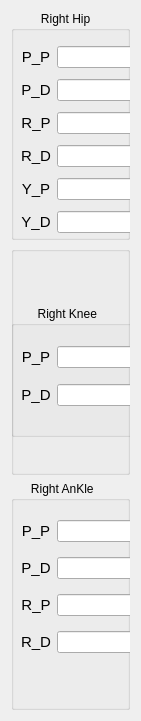
             <widget class="QWidget" name="layoutWidget">
              <property name="geometry">
               <rect>
                <x>10</x>
                <y>10</y>
                <width>141</width>
                <height>721</height>
               </rect>
              </property>
              <layout class="QVBoxLayout" name="verticalLayout">
               <item>
                <widget class="QGroupBox" name="groupBox_9">
                 <property name="title">
                  <string>         Right Hip</string>
                 </property>
                 <widget class="QWidget" name="gridLayoutWidget_8">
                  <property name="geometry">
                   <rect>
                    <x>10</x>
                    <y>30</y>
                    <width>121</width>
                    <height>201</height>
                   </rect>
                  </property>
                  <layout class="QGridLayout" name="gridLayout_8">
                   <item row="4" column="1">
                    <widget class="QLineEdit" name="joint_r_leg_hip_y_p_gain"/>
                   </item>
                   <item row="0" column="0">
                    <widget class="QLabel" name="label_139">
                     <property name="font">
                      <font>
                       <family>Ubuntu</family>
                       <pointsize>24</pointsize>
                       <weight>50</weight>
                       <bold>false</bold>
                      </font>
                     </property>
                     <property name="frameShape">
                      <enum>QFrame::NoFrame</enum>
                     </property>
                     <property name="text">
                      <string>&lt;!DOCTYPE HTML PUBLIC &quot;-//W3C//DTD HTML 4.0//EN&quot; &quot;http://www.w3.org/TR/REC-html40/strict.dtd&quot;&gt;
&lt;html&gt;&lt;head&gt;&lt;meta name=&quot;qrichtext&quot; content=&quot;1&quot; /&gt;&lt;style type=&quot;text/css&quot;&gt;
p, li { white-space: pre-wrap; }
&lt;/style&gt;&lt;/head&gt;&lt;body style=&quot; font-family:'Ubuntu'; font-size:24pt; font-weight:400; font-style:normal;&quot;&gt;
&lt;p align=&quot;center&quot; style=&quot; margin-top:12px; margin-bottom:12px; margin-left:0px; margin-right:0px; -qt-block-indent:0; text-indent:0px;&quot;&gt;&lt;span style=&quot; font-size:11pt;&quot;&gt;P_P&lt;/span&gt;&lt;/p&gt;&lt;/body&gt;&lt;/html&gt;</string>
                     </property>
                     <property name="textFormat">
                      <enum>Qt::AutoText</enum>
                     </property>
                     <property name="margin">
                      <number>0</number>
                     </property>
                    </widget>
                   </item>
                   <item row="1" column="0">
                    <widget class="QLabel" name="label_141">
                     <property name="font">
                      <font>
                       <family>Ubuntu</family>
                       <pointsize>24</pointsize>
                       <weight>50</weight>
                       <bold>false</bold>
                      </font>
                     </property>
                     <property name="frameShape">
                      <enum>QFrame::NoFrame</enum>
                     </property>
                     <property name="text">
                      <string>&lt;!DOCTYPE HTML PUBLIC &quot;-//W3C//DTD HTML 4.0//EN&quot; &quot;http://www.w3.org/TR/REC-html40/strict.dtd&quot;&gt;
&lt;html&gt;&lt;head&gt;&lt;meta name=&quot;qrichtext&quot; content=&quot;1&quot; /&gt;&lt;style type=&quot;text/css&quot;&gt;
p, li { white-space: pre-wrap; }
&lt;/style&gt;&lt;/head&gt;&lt;body style=&quot; font-family:'Ubuntu'; font-size:24pt; font-weight:400; font-style:normal;&quot;&gt;
&lt;p align=&quot;center&quot; style=&quot; margin-top:12px; margin-bottom:12px; margin-left:0px; margin-right:0px; -qt-block-indent:0; text-indent:0px;&quot;&gt;&lt;span style=&quot; font-size:11pt;&quot;&gt;P_D&lt;/span&gt;&lt;/p&gt;&lt;/body&gt;&lt;/html&gt;</string>
                     </property>
                     <property name="textFormat">
                      <enum>Qt::AutoText</enum>
                     </property>
                     <property name="margin">
                      <number>0</number>
                     </property>
                    </widget>
                   </item>
                   <item row="2" column="0">
                    <widget class="QLabel" name="label_142">
                     <property name="font">
                      <font>
                       <family>Ubuntu</family>
                       <pointsize>24</pointsize>
                       <weight>50</weight>
                       <bold>false</bold>
                      </font>
                     </property>
                     <property name="frameShape">
                      <enum>QFrame::NoFrame</enum>
                     </property>
                     <property name="text">
                      <string>&lt;!DOCTYPE HTML PUBLIC &quot;-//W3C//DTD HTML 4.0//EN&quot; &quot;http://www.w3.org/TR/REC-html40/strict.dtd&quot;&gt;
&lt;html&gt;&lt;head&gt;&lt;meta name=&quot;qrichtext&quot; content=&quot;1&quot; /&gt;&lt;style type=&quot;text/css&quot;&gt;
p, li { white-space: pre-wrap; }
&lt;/style&gt;&lt;/head&gt;&lt;body style=&quot; font-family:'Ubuntu'; font-size:24pt; font-weight:400; font-style:normal;&quot;&gt;
&lt;p align=&quot;center&quot; style=&quot; margin-top:12px; margin-bottom:12px; margin-left:0px; margin-right:0px; -qt-block-indent:0; text-indent:0px;&quot;&gt;&lt;span style=&quot; font-size:11pt;&quot;&gt;R_P&lt;/span&gt;&lt;/p&gt;&lt;/body&gt;&lt;/html&gt;</string>
                     </property>
                     <property name="textFormat">
                      <enum>Qt::AutoText</enum>
                     </property>
                     <property name="margin">
                      <number>0</number>
                     </property>
                    </widget>
                   </item>
                   <item row="3" column="0">
                    <widget class="QLabel" name="label_143">
                     <property name="font">
                      <font>
                       <family>Ubuntu</family>
                       <pointsize>24</pointsize>
                       <weight>50</weight>
                       <bold>false</bold>
                      </font>
                     </property>
                     <property name="frameShape">
                      <enum>QFrame::NoFrame</enum>
                     </property>
                     <property name="text">
                      <string>&lt;!DOCTYPE HTML PUBLIC &quot;-//W3C//DTD HTML 4.0//EN&quot; &quot;http://www.w3.org/TR/REC-html40/strict.dtd&quot;&gt;
&lt;html&gt;&lt;head&gt;&lt;meta name=&quot;qrichtext&quot; content=&quot;1&quot; /&gt;&lt;style type=&quot;text/css&quot;&gt;
p, li { white-space: pre-wrap; }
&lt;/style&gt;&lt;/head&gt;&lt;body style=&quot; font-family:'Ubuntu'; font-size:24pt; font-weight:400; font-style:normal;&quot;&gt;
&lt;p align=&quot;center&quot; style=&quot; margin-top:12px; margin-bottom:12px; margin-left:0px; margin-right:0px; -qt-block-indent:0; text-indent:0px;&quot;&gt;&lt;span style=&quot; font-size:11pt;&quot;&gt;R_D&lt;/span&gt;&lt;/p&gt;&lt;/body&gt;&lt;/html&gt;</string>
                     </property>
                     <property name="textFormat">
                      <enum>Qt::AutoText</enum>
                     </property>
                     <property name="margin">
                      <number>0</number>
                     </property>
                    </widget>
                   </item>
                   <item row="0" column="1">
                    <widget class="QLineEdit" name="joint_r_leg_hip_p_p_gain"/>
                   </item>
                   <item row="1" column="1">
                    <widget class="QLineEdit" name="joint_r_leg_hip_p_d_gain"/>
                   </item>
                   <item row="2" column="1">
                    <widget class="QLineEdit" name="joint_r_leg_hip_r_p_gain"/>
                   </item>
                   <item row="3" column="1">
                    <widget class="QLineEdit" name="joint_r_leg_hip_r_d_gain"/>
                   </item>
                   <item row="4" column="0">
                    <widget class="QLabel" name="label_144">
                     <property name="font">
                      <font>
                       <family>Ubuntu</family>
                       <pointsize>24</pointsize>
                       <weight>50</weight>
                       <bold>false</bold>
                      </font>
                     </property>
                     <property name="frameShape">
                      <enum>QFrame::NoFrame</enum>
                     </property>
                     <property name="text">
                      <string>&lt;!DOCTYPE HTML PUBLIC &quot;-//W3C//DTD HTML 4.0//EN&quot; &quot;http://www.w3.org/TR/REC-html40/strict.dtd&quot;&gt;
&lt;html&gt;&lt;head&gt;&lt;meta name=&quot;qrichtext&quot; content=&quot;1&quot; /&gt;&lt;style type=&quot;text/css&quot;&gt;
p, li { white-space: pre-wrap; }
&lt;/style&gt;&lt;/head&gt;&lt;body style=&quot; font-family:'Ubuntu'; font-size:24pt; font-weight:400; font-style:normal;&quot;&gt;
&lt;p align=&quot;center&quot; style=&quot; margin-top:12px; margin-bottom:12px; margin-left:0px; margin-right:0px; -qt-block-indent:0; text-indent:0px;&quot;&gt;&lt;span style=&quot; font-size:11pt;&quot;&gt;Y_P&lt;/span&gt;&lt;/p&gt;&lt;/body&gt;&lt;/html&gt;</string>
                     </property>
                     <property name="textFormat">
                      <enum>Qt::AutoText</enum>
                     </property>
                     <property name="margin">
                      <number>0</number>
                     </property>
                    </widget>
                   </item>
                   <item row="5" column="0">
                    <widget class="QLabel" name="label_145">
                     <property name="font">
                      <font>
                       <family>Ubuntu</family>
                       <pointsize>24</pointsize>
                       <weight>50</weight>
                       <bold>false</bold>
                      </font>
                     </property>
                     <property name="frameShape">
                      <enum>QFrame::NoFrame</enum>
                     </property>
                     <property name="text">
                      <string>&lt;!DOCTYPE HTML PUBLIC &quot;-//W3C//DTD HTML 4.0//EN&quot; &quot;http://www.w3.org/TR/REC-html40/strict.dtd&quot;&gt;
&lt;html&gt;&lt;head&gt;&lt;meta name=&quot;qrichtext&quot; content=&quot;1&quot; /&gt;&lt;style type=&quot;text/css&quot;&gt;
p, li { white-space: pre-wrap; }
&lt;/style&gt;&lt;/head&gt;&lt;body style=&quot; font-family:'Ubuntu'; font-size:24pt; font-weight:400; font-style:normal;&quot;&gt;
&lt;p align=&quot;center&quot; style=&quot; margin-top:12px; margin-bottom:12px; margin-left:0px; margin-right:0px; -qt-block-indent:0; text-indent:0px;&quot;&gt;&lt;span style=&quot; font-size:11pt;&quot;&gt;Y_D&lt;/span&gt;&lt;/p&gt;&lt;/body&gt;&lt;/html&gt;</string>
                     </property>
                     <property name="textFormat">
                      <enum>Qt::AutoText</enum>
                     </property>
                     <property name="margin">
                      <number>0</number>
                     </property>
                    </widget>
                   </item>
                   <item row="5" column="1">
                    <widget class="QLineEdit" name="joint_r_leg_hip_y_d_gain"/>
                   </item>
                  </layout>
                 </widget>
                </widget>
               </item>
               <item>
                <widget class="QGroupBox" name="groupBox_11">
                 <property name="title">
                  <string/>
                 </property>
                 <widget class="QGroupBox" name="groupBox_15">
                  <property name="geometry">
                   <rect>
                    <x>0</x>
                    <y>60</y>
                    <width>141</width>
                    <height>131</height>
                   </rect>
                  </property>
                  <property name="title">
                   <string>        Right Knee</string>
                  </property>
                  <widget class="QWidget" name="gridLayoutWidget_12">
                   <property name="geometry">
                    <rect>
                     <x>10</x>
                     <y>30</y>
                     <width>121</width>
                     <height>81</height>
                    </rect>
                   </property>
                   <layout class="QGridLayout" name="gridLayout_12">
                    <item row="1" column="0">
                     <widget class="QLabel" name="label_162">
                      <property name="font">
                       <font>
                        <family>Ubuntu</family>
                        <pointsize>24</pointsize>
                        <weight>50</weight>
                        <bold>false</bold>
                       </font>
                      </property>
                      <property name="frameShape">
                       <enum>QFrame::NoFrame</enum>
                      </property>
                      <property name="text">
                       <string>&lt;!DOCTYPE HTML PUBLIC &quot;-//W3C//DTD HTML 4.0//EN&quot; &quot;http://www.w3.org/TR/REC-html40/strict.dtd&quot;&gt;
&lt;html&gt;&lt;head&gt;&lt;meta name=&quot;qrichtext&quot; content=&quot;1&quot; /&gt;&lt;style type=&quot;text/css&quot;&gt;
p, li { white-space: pre-wrap; }
&lt;/style&gt;&lt;/head&gt;&lt;body style=&quot; font-family:'Ubuntu'; font-size:24pt; font-weight:400; font-style:normal;&quot;&gt;
&lt;p align=&quot;center&quot; style=&quot; margin-top:12px; margin-bottom:12px; margin-left:0px; margin-right:0px; -qt-block-indent:0; text-indent:0px;&quot;&gt;&lt;span style=&quot; font-size:11pt;&quot;&gt;P_D&lt;/span&gt;&lt;/p&gt;&lt;/body&gt;&lt;/html&gt;</string>
                      </property>
                      <property name="textFormat">
                       <enum>Qt::AutoText</enum>
                      </property>
                      <property name="margin">
                       <number>0</number>
                      </property>
                     </widget>
                    </item>
                    <item row="1" column="1">
                     <widget class="QLineEdit" name="joint_r_leg_kn_p_d_gain"/>
                    </item>
                    <item row="0" column="0">
                     <widget class="QLabel" name="label_163">
                      <property name="font">
                       <font>
                        <family>Ubuntu</family>
                        <pointsize>24</pointsize>
                        <weight>50</weight>
                        <bold>false</bold>
                       </font>
                      </property>
                      <property name="frameShape">
                       <enum>QFrame::NoFrame</enum>
                      </property>
                      <property name="text">
                       <string>&lt;!DOCTYPE HTML PUBLIC &quot;-//W3C//DTD HTML 4.0//EN&quot; &quot;http://www.w3.org/TR/REC-html40/strict.dtd&quot;&gt;
&lt;html&gt;&lt;head&gt;&lt;meta name=&quot;qrichtext&quot; content=&quot;1&quot; /&gt;&lt;style type=&quot;text/css&quot;&gt;
p, li { white-space: pre-wrap; }
&lt;/style&gt;&lt;/head&gt;&lt;body style=&quot; font-family:'Ubuntu'; font-size:24pt; font-weight:400; font-style:normal;&quot;&gt;
&lt;p align=&quot;center&quot; style=&quot; margin-top:12px; margin-bottom:12px; margin-left:0px; margin-right:0px; -qt-block-indent:0; text-indent:0px;&quot;&gt;&lt;span style=&quot; font-size:11pt;&quot;&gt;P_P&lt;/span&gt;&lt;/p&gt;&lt;/body&gt;&lt;/html&gt;</string>
                      </property>
                      <property name="textFormat">
                       <enum>Qt::AutoText</enum>
                      </property>
                      <property name="margin">
                       <number>0</number>
                      </property>
                     </widget>
                    </item>
                    <item row="0" column="1">
                     <widget class="QLineEdit" name="joint_r_leg_kn_p_p_gain"/>
                    </item>
                   </layout>
                  </widget>
                 </widget>
                </widget>
               </item>
               <item>
                <widget class="QGroupBox" name="groupBox_13">
                 <property name="title">
                  <string>      Right AnKle</string>
                 </property>
                 <widget class="QWidget" name="gridLayoutWidget_10">
                  <property name="geometry">
                   <rect>
                    <x>10</x>
                    <y>30</y>
                    <width>121</width>
                    <height>151</height>
                   </rect>
                  </property>
                  <layout class="QGridLayout" name="gridLayout_10">
                   <item row="0" column="1">
                    <widget class="QLineEdit" name="joint_r_leg_an_p_p_gain"/>
                   </item>
                   <item row="3" column="0">
                    <widget class="QLabel" name="label_155">
                     <property name="font">
                      <font>
                       <family>Ubuntu</family>
                       <pointsize>24</pointsize>
                       <weight>50</weight>
                       <bold>false</bold>
                      </font>
                     </property>
                     <property name="frameShape">
                      <enum>QFrame::NoFrame</enum>
                     </property>
                     <property name="text">
                      <string>&lt;!DOCTYPE HTML PUBLIC &quot;-//W3C//DTD HTML 4.0//EN&quot; &quot;http://www.w3.org/TR/REC-html40/strict.dtd&quot;&gt;
&lt;html&gt;&lt;head&gt;&lt;meta name=&quot;qrichtext&quot; content=&quot;1&quot; /&gt;&lt;style type=&quot;text/css&quot;&gt;
p, li { white-space: pre-wrap; }
&lt;/style&gt;&lt;/head&gt;&lt;body style=&quot; font-family:'Ubuntu'; font-size:24pt; font-weight:400; font-style:normal;&quot;&gt;
&lt;p align=&quot;center&quot; style=&quot; margin-top:12px; margin-bottom:12px; margin-left:0px; margin-right:0px; -qt-block-indent:0; text-indent:0px;&quot;&gt;&lt;span style=&quot; font-size:11pt;&quot;&gt;R_D&lt;/span&gt;&lt;/p&gt;&lt;/body&gt;&lt;/html&gt;</string>
                     </property>
                     <property name="textFormat">
                      <enum>Qt::AutoText</enum>
                     </property>
                     <property name="margin">
                      <number>0</number>
                     </property>
                    </widget>
                   </item>
                   <item row="2" column="0">
                    <widget class="QLabel" name="label_154">
                     <property name="font">
                      <font>
                       <family>Ubuntu</family>
                       <pointsize>24</pointsize>
                       <weight>50</weight>
                       <bold>false</bold>
                      </font>
                     </property>
                     <property name="frameShape">
                      <enum>QFrame::NoFrame</enum>
                     </property>
                     <property name="text">
                      <string>&lt;!DOCTYPE HTML PUBLIC &quot;-//W3C//DTD HTML 4.0//EN&quot; &quot;http://www.w3.org/TR/REC-html40/strict.dtd&quot;&gt;
&lt;html&gt;&lt;head&gt;&lt;meta name=&quot;qrichtext&quot; content=&quot;1&quot; /&gt;&lt;style type=&quot;text/css&quot;&gt;
p, li { white-space: pre-wrap; }
&lt;/style&gt;&lt;/head&gt;&lt;body style=&quot; font-family:'Ubuntu'; font-size:24pt; font-weight:400; font-style:normal;&quot;&gt;
&lt;p align=&quot;center&quot; style=&quot; margin-top:12px; margin-bottom:12px; margin-left:0px; margin-right:0px; -qt-block-indent:0; text-indent:0px;&quot;&gt;&lt;span style=&quot; font-size:11pt;&quot;&gt;R_P&lt;/span&gt;&lt;/p&gt;&lt;/body&gt;&lt;/html&gt;</string>
                     </property>
                     <property name="textFormat">
                      <enum>Qt::AutoText</enum>
                     </property>
                     <property name="margin">
                      <number>0</number>
                     </property>
                    </widget>
                   </item>
                   <item row="3" column="1">
                    <widget class="QLineEdit" name="joint_r_leg_an_r_d_gain"/>
                   </item>
                   <item row="1" column="0">
                    <widget class="QLabel" name="label_153">
                     <property name="font">
                      <font>
                       <family>Ubuntu</family>
                       <pointsize>24</pointsize>
                       <weight>50</weight>
                       <bold>false</bold>
                      </font>
                     </property>
                     <property name="frameShape">
                      <enum>QFrame::NoFrame</enum>
                     </property>
                     <property name="text">
                      <string>&lt;!DOCTYPE HTML PUBLIC &quot;-//W3C//DTD HTML 4.0//EN&quot; &quot;http://www.w3.org/TR/REC-html40/strict.dtd&quot;&gt;
&lt;html&gt;&lt;head&gt;&lt;meta name=&quot;qrichtext&quot; content=&quot;1&quot; /&gt;&lt;style type=&quot;text/css&quot;&gt;
p, li { white-space: pre-wrap; }
&lt;/style&gt;&lt;/head&gt;&lt;body style=&quot; font-family:'Ubuntu'; font-size:24pt; font-weight:400; font-style:normal;&quot;&gt;
&lt;p align=&quot;center&quot; style=&quot; margin-top:12px; margin-bottom:12px; margin-left:0px; margin-right:0px; -qt-block-indent:0; text-indent:0px;&quot;&gt;&lt;span style=&quot; font-size:11pt;&quot;&gt;P_D&lt;/span&gt;&lt;/p&gt;&lt;/body&gt;&lt;/html&gt;</string>
                     </property>
                     <property name="textFormat">
                      <enum>Qt::AutoText</enum>
                     </property>
                     <property name="margin">
                      <number>0</number>
                     </property>
                    </widget>
                   </item>
                   <item row="1" column="1">
                    <widget class="QLineEdit" name="joint_r_leg_an_p_d_gain"/>
                   </item>
                   <item row="2" column="1">
                    <widget class="QLineEdit" name="joint_r_leg_an_r_p_gain"/>
                   </item>
                   <item row="0" column="0">
                    <widget class="QLabel" name="label_152">
                     <property name="font">
                      <font>
                       <family>Ubuntu</family>
                       <pointsize>24</pointsize>
                       <weight>50</weight>
                       <bold>false</bold>
                      </font>
                     </property>
                     <property name="frameShape">
                      <enum>QFrame::NoFrame</enum>
                     </property>
                     <property name="text">
                      <string>&lt;!DOCTYPE HTML PUBLIC &quot;-//W3C//DTD HTML 4.0//EN&quot; &quot;http://www.w3.org/TR/REC-html40/strict.dtd&quot;&gt;
&lt;html&gt;&lt;head&gt;&lt;meta name=&quot;qrichtext&quot; content=&quot;1&quot; /&gt;&lt;style type=&quot;text/css&quot;&gt;
p, li { white-space: pre-wrap; }
&lt;/style&gt;&lt;/head&gt;&lt;body style=&quot; font-family:'Ubuntu'; font-size:24pt; font-weight:400; font-style:normal;&quot;&gt;
&lt;p align=&quot;center&quot; style=&quot; margin-top:12px; margin-bottom:12px; margin-left:0px; margin-right:0px; -qt-block-indent:0; text-indent:0px;&quot;&gt;&lt;span style=&quot; font-size:11pt;&quot;&gt;P_P&lt;/span&gt;&lt;/p&gt;&lt;/body&gt;&lt;/html&gt;</string>
                     </property>
                     <property name="textFormat">
                      <enum>Qt::AutoText</enum>
                     </property>
                     <property name="margin">
                      <number>0</number>
                     </property>
                    </widget>
                   </item>
                  </layout>
                 </widget>
                </widget>
               </item>
              </layout>
             </widget>
